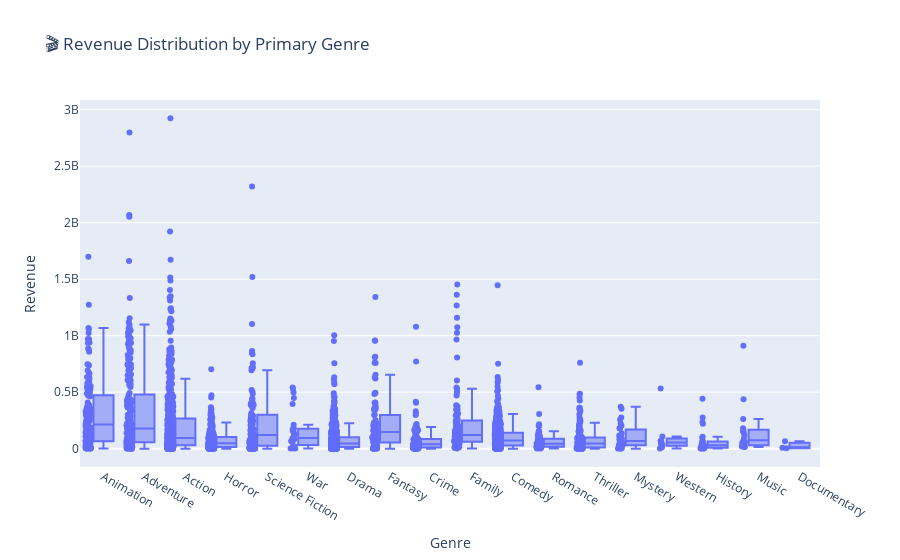

The cell this chart's notebook holds for it:
### Code cell
# 3. Box Plot: Revenue by Genre
fig3 = px.box(df_movies, x='genre1', y='revenue', points="all",
              title='🎬 Revenue Distribution by Primary Genre')
fig3.update_layout(xaxis_title='Genre', yaxis_title='Revenue')
fig3.show()

### Figure 1 — Plotly figure (JSON) as saved in the notebook; plotly's stock layout.template omitted (floating-point values rounded to 4 significant figures; data arrays with more than 128 entries replaced by an {"elided": "..."} marker saying what was removed)
{"data": [{"alignmentgroup": "True", "boxpoints": "all", "hovertemplate": "genre1=%{x}<br>revenue=%{y}<extra></extra>", "legendgroup": "", "marker": {"color": "#636efa"}, "name": "", "notched": false, "offsetgroup": "", "orientation": "v", "showlegend": false, "type": "box", "x": {"elided": "3219 str values"}, "x0": " ", "xaxis": "x", "y": {"elided": "3219 int values"}, "y0": " ", "yaxis": "y"}], "layout": {"boxmode": "group", "legend": {"tracegroupgap": 0}, "title": {"text": "🎬 Revenue Distribution by Primary Genre"}, "xaxis": {"anchor": "y", "domain": [0, 1], "title": {"text": "Genre"}}, "yaxis": {"anchor": "x", "domain": [0, 1], "title": {"text": "Revenue"}}}}
